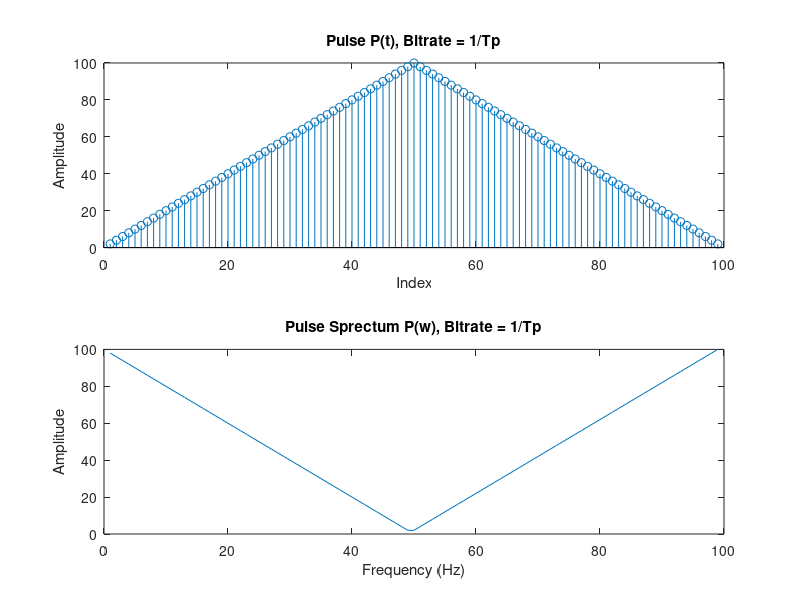
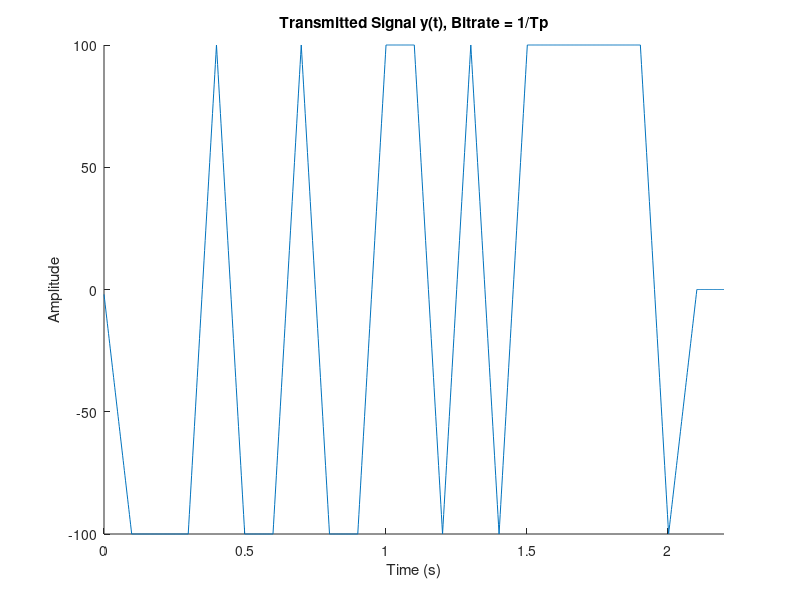
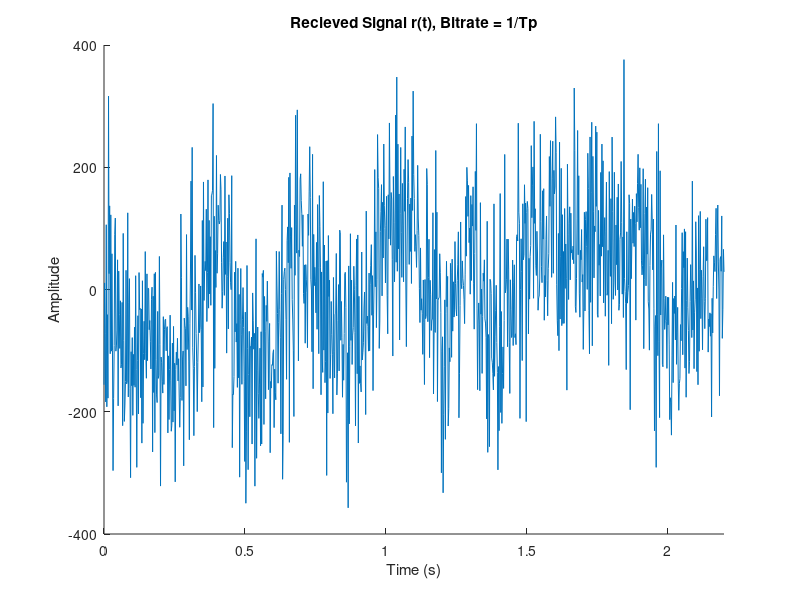
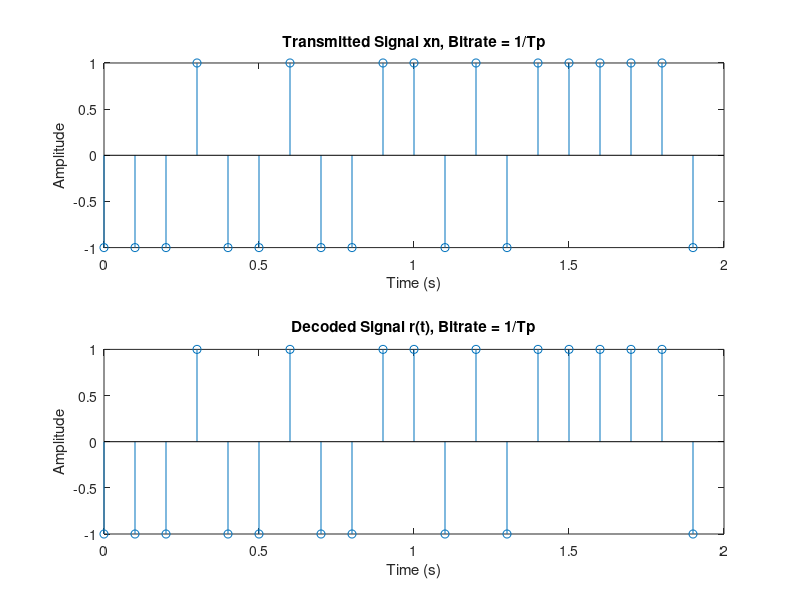

These charts were generated, in order, by the following MATLAB code: (Note: this script raises an error after producing the figures.)
%% Signals and Systems Matlab Homework #6
%% Introduction
% * Author:                   Will Burgess, 
% * Class:                    ESE 351
% * Date:                     Created 3/25/2024, Last Edited 2/2/2024
%% Housekeeping
close all
clear
clc
%% Part  1: Create Binary PAM System
%% Generate Input Signal and Add Noise Factor, Bitrate = 1/Tp
Tp = 0.1; % Half pulse width
sample_period = Tp/50; % dt, pulse and recieve sample period
sample_freq = 1/sample_period; % Frequency of pulse and recieve signal 

bit_rate = 1/(1 * Tp); %Fb, frequency of bits sent out
bit_period = 1/bit_rate; % Ts, Time between bits sent out

rect = ones(1,50);
pulse = 2 * conv(rect, rect);
pulse_fft = fftshift(pulse);

%figure, hold on
% subplot(3,1,1),stem(x);
% subplot(3,1,2),plot(n);
% subplot(3,1,3),plot(r); 
%stem(pulse);
%plot(mag2db(abs(pulse_fft)));
%hold off

N = 20;

maxTime = N * bit_period;

xn = 2 * ((rand(1, N) > 0.5) - 0.5);
a = 0;
imp_train = zeros(1,N * bit_period * sample_freq);
for k = 1:length(imp_train)
    if mod(k - 1, sample_freq * bit_period) == 0
    a = a + 1;
    imp_train(k) = xn(a);
    else
    imp_train(k) = 0;    
    end
end

sampleTimes = 0:sample_period:(N*bit_period)-sample_period;

y = conv(imp_train,pulse);
% figure, subplot (2,1,1),plot(y)
% subplot(2,1,2),stem(xn)

sigma = 1;
noise = sigma * max(y) * randn(1,length(y));
r = y + (noise * sigma);

%figure,plot(r)
%% Part f:  Create various outputs

% i, p(t), p(w)
figure, hold on
subplot(2,1,1);
stem(pulse)
ylabel('Amplitude')
xlabel('Index')
title('Pulse P(t), Bitrate = 1/Tp')



subplot(2,1,2)
plot(pulse_fft)
ylabel('Amplitude')
xlabel('Frequency (Hz)')
title('Pulse Sprectum P(w), Bitrate = 1/Tp')
hold off

times = linspace(0, maxTime + 2 * Tp, length(y));

% ii, y(t)
figure, hold on
plot(times, y)
xlim([0 maxTime + 2 * Tp]);
ylabel('Amplitude')
xlabel('Time (s)')
title('Transmitted Signal y(t), Bitrate = 1/Tp')
hold off

% iii, r(t)
figure, hold on
plot(times,r)
xlim([0 maxTime + 2 * Tp]);
ylabel('Amplitude')
xlabel('Time (s)')
title('Recieved Signal r(t), Bitrate = 1/Tp')
hold off

% iv, Sent Messave vs. decoded message
times_sent = 0:bit_period:maxTime-bit_period;
figure, hold on
subplot(2,1,1)
stem(times_sent,xn)
ylabel('Amplitude')
xlabel('Time (s)')
title('Transmitted Signal xn, Bitrate = 1/Tp')
subplot(2,1,2)

filtered = conv(r,pulse);
decoded = zeros(1, N);

a = 0;
pulselen = length(pulse);
filterlen = length(filtered);

factor = 1/(bit_rate * Tp); % find factor relating Ts and Tp, use that to modify pulselen
% please name this something other than factor

% don't ask me to explain this
for i = pulselen + 1:(pulselen * factor + mod(factor, 2))/2:filterlen-pulselen * factor - 1
    a = a + 1;
    if(filtered(i) > 0)
        decoded(a) = 1;
    else
       decoded(a) = -1;
    end
end

stem(times_sent,decoded);
ylabel('Amplitude')
xlabel('Time (s)')
title('Decoded Signal r(t), Bitrate = 1/Tp')
hold off

error = (sum(xn ~= decoded)/length(decoded)); 
SNR = (sum(y.^2))/(sum(noise.^2));

disp(['Bitrate: ' ,num2str(bit_rate), ' bits/second'])
disp(['Standard Deviation: ' , num2str(sigma)])
disp(['SNR: ' , num2str(SNR)])
disp(['Error: ' ,num2str(error),' percent'])


%% Generate Input Signal and Add Noise Factor, Bitrate = 1/2*Tp
Tp = 0.1; % Half pulse width
sample_period = Tp/50; % dt, pulse and recieve sample period
sample_freq = 1/sample_period; % Frequency of pulse and recieve signal 

bit_rate = 1/(2 * Tp); %Fb, frequency of bits sent out
bit_period = 1/bit_rate; % Ts, Time between bits sent out

rect = ones(1,50);
pulse = 2 * conv(rect, rect);
pulse_fft = fftshift(pulse);

%figure, hold on
% subplot(3,1,1),stem(x);
% subplot(3,1,2),plot(n);
% subplot(3,1,3),plot(r); 
%stem(pulse);
%plot(mag2db(abs(pulse_fft)));
%hold off

N = 20;

maxTime = N * bit_period;

xn = 2 * ((rand(1, N) > 0.5) - 0.5);
a = 0;
imp_train = zeros(1,N * bit_period * sample_freq);
for k = 1:length(imp_train)
    if mod(k - 1, sample_freq * bit_period) == 0
    a = a + 1;
    imp_train(k) = xn(a);
    else
    imp_train(k) = 0;    
    end
end

sampleTimes = 0:sample_period:(N*bit_period)-sample_period;

y = conv(imp_train,pulse);
% figure, subplot (2,1,1),plot(y)
% subplot(2,1,2),stem(xn)

sigma = 1;
noise = sigma * max(y) * randn(1,length(y));
r = y + (noise * sigma);

%figure,plot(r)
%% Part f:  Create various outputs

% i, p(t), p(w)
figure, hold on
subplot(2,1,1);
stem(pulse)
ylabel('Amplitude')
xlabel('Index')
title('Pulse P(t), Bitrate = 1/(2*Tp)')

f = (0:1:length(pulse_fft)-1);


subplot(2,1,2)
plot(f,pulse_fft)
ylabel('Amplitude')
xlabel('Frequency (Hz)')
title('Pulse Sprectum P(w), Bitrate = 1/(2*Tp)')
hold off

times = linspace(0, maxTime + 2 * Tp, length(y));

% ii, y(t)
figure, hold on
plot(times, y)
xlim([0 maxTime + 2 * Tp]);
ylabel('Amplitude')
xlabel('Time (s)')
title('Transmitted Signal y(t), Bitrate = 1/(2*Tp)')
hold off

% iii, r(t)
figure, hold on
plot(times,r)
xlim([0 maxTime + 2 * Tp]);
ylabel('Amplitude')
xlabel('Time (s)')
title('Recieved Signal r(t), Bitrate = 1/(2*Tp)')
hold off



% iv, Sent Messave vs. decoded message
times_sent = 0:bit_period:maxTime-bit_period;
figure, hold on
subplot(2,1,1)
stem(times_sent,xn)
ylabel('Amplitude')
xlabel('Time (s)')
title('Transmitted Signal xn, Bitrate = 1/(2*Tp)')
subplot(2,1,2)

filtered = conv(r,pulse);
decoded = zeros(1, N);

a = 0;
pulselen = length(pulse);
filterlen = length(filtered);

factor = 1/(bit_rate * Tp); % find factor relating Ts and Tp, use that to modify pulselen
% please name this something other than factor

% don't ask me to explain this
for i = pulselen + 1:(pulselen * factor + mod(factor, 2))/2:filterlen-pulselen * factor - 1
    a = a + 1;
    if(filtered(i) > 0)
        decoded(a) = 1;
    else
       decoded(a) = -1;
    end
end

stem(times_sent,decoded);
ylabel('Amplitude')
xlabel('Time (s)')
title('Decoded Signal r(t), Bitrate = 1/(2*Tp)')
hold off

error = (sum(xn ~= decoded)/length(decoded)); 
SNR = (sum(y.^2))/(sum(noise.^2));

disp(['Bitrate: ' ,num2str(bit_rate), ' bits/second'])
disp(['Standard Deviation: ' , num2str(sigma)])
disp(['SNR: ' , num2str(SNR)])
disp(['Error: ' ,num2str(error*100),' percent'])

%% Part 2: Performance Test
sigma_arr = [0, 1, 2, 3, 4];
r_Tp = signalFunction(1/Tp, sigma_arr);
r_2Tp = signalFunction(1/(2*Tp), sigma_arr);
times_sent_Tp = 0:Tp:N*Tp-Tp;
figure, hold on
for j = 1:5
    filtered_Tp = conv(r_Tp(:, j),pulse);
    a = 0;
    decoded_Tp = zeros(1, N);
    pulselen = length(pulse);
    filterlen = length(filtered_Tp);
    
    factor = 1/((1/Tp) * Tp); % find factor relating Ts and Tp, use that to modify pulselen
    % please name this something other than factor
    
    % don't ask me to explain this
    for i = pulselen + 1:(pulselen * factor + mod(factor, 2))/2:filterlen-pulselen * factor - 1
        a = a + 1;
        if(filtered_Tp(i) > 0)
            decoded_Tp(a) = 1;
        else
           decoded_Tp(a) = -1;
        end
    end
    
    
    subplot(3, 2, j);
    stem(times_sent_Tp, decoded_Tp);
    title(['Sigma = ',num2str(sigma_arr(j))])
    sgtitle('Matched Fitler With Bitrate=1/Tp')
    xlabel('Time (s)')
    ylabel('Decoded Output')
end
hold off;


times_sent_2Tp = 0:2*Tp:2*N*Tp-(2*Tp);
figure, hold on
for j = 1:5
    filtered_2Tp = conv(r_2Tp(:, j),pulse);
    a = 0;
    decoded_2Tp = zeros(1, N);
    pulselen = length(pulse);
    filterlen = length(filtered_2Tp);
    
    factor = 1/((1/(2*Tp)) * Tp); % find factor relating Ts and Tp, use that to modify pulselen
    % please name this something other than factor
    
    % don't ask me to explain this
    for i = pulselen + 1:(pulselen * factor + mod(factor, 2))/2:filterlen-pulselen * factor - 1
        a = a + 1;
        if(filtered_2Tp(i) > 0)
            decoded_2Tp(a) = 1;
        else
           decoded_2Tp(a) = -1;
        end
    end
    
    
    subplot(3, 2, j);
    stem(times_sent_2Tp, decoded_2Tp);
    title(['Sigma = ',num2str(sigma_arr(j))])
    sgtitle('Matched Fitler With Bitrate=1/(2*Tp)')
    xlabel('Time (s)')
    ylabel('Decoded Output')
end
hold off

figure, hold on
for j = 1:5
    a = 0;
    unfiltered_2Tp = zeros(1, N);
    pulselen = length(pulse);
    filterlen = length(r_2Tp(:,j));
    
    factor = 1/((1/(2*Tp)) * Tp); % find factor relating Ts and Tp, use that to modify pulselen
    % please name this something other than factor
    
    % don't ask me to explain this
    for i = pulselen + 1:(pulselen * factor + mod(factor, 2))/2:filterlen-pulselen * factor - 1
        a = a + 1;
        if(r_2Tp(i) > 0)
            unfiltered_2Tp(a) = 1;
        else
           unfiltered_2Tp(a) = -1;
        end
    end
    
    
    subplot(3, 2, j);
    stem(times_sent_2Tp, unfiltered_2Tp);
    title(['Sigma = ',num2str(sigma_arr(j))])
    sgtitle('Sign-based Reciever With Bitrate=1/(2*Tp)')
    xlabel('Time (s)')
    ylabel('Decoded Output')
end
hold off
